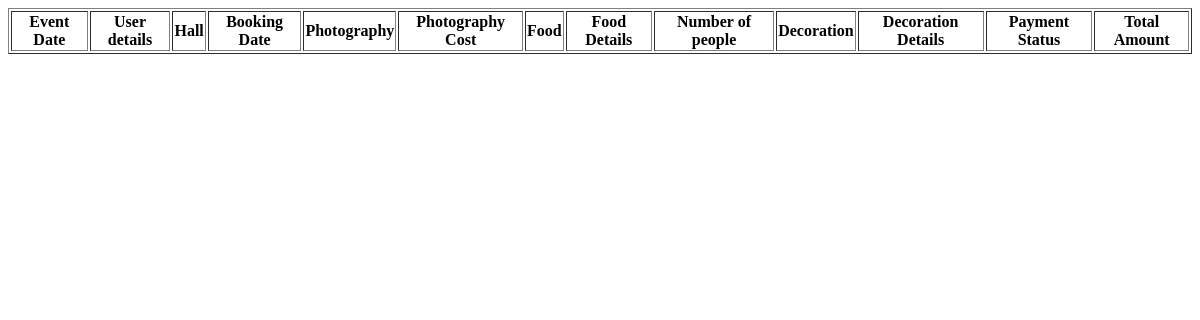
The page /adminviewbooking on the database as committed earlier.
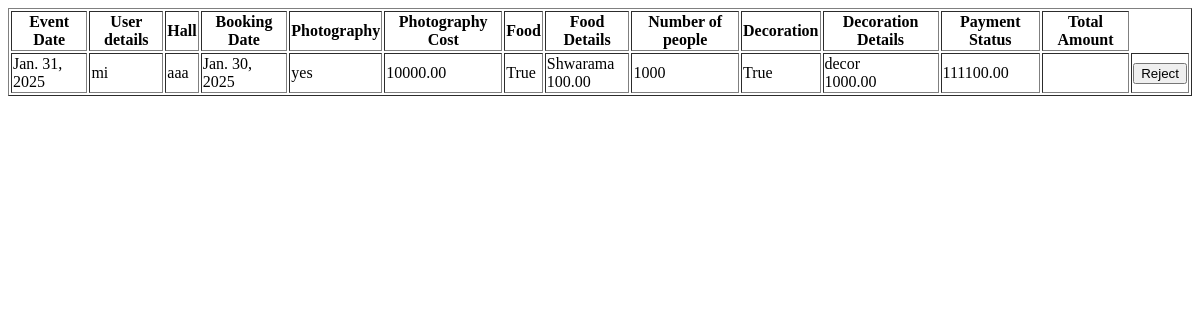
The same page on the database as committed later.
### app/models.py (models this page shows)
class Bookings(models.Model):
    event_date=models.DateField(null=True)
    event_status=models.CharField(max_length=100,null=True,default='pending')
    user_id=models.ForeignKey(User,on_delete=models.CASCADE)
    hall_id=models.ForeignKey(Halls,on_delete=models.CASCADE)
    booking_date=models.DateField(auto_now_add=True)
    payment_status=models.CharField(max_length=100)
    photography=models.CharField(max_length=100,null=True,blank=True)
    food=models.ForeignKey(Food,on_delete=models.CASCADE)
    food_value=models.BooleanField(null=True,blank=True)
    no_of_people=models.IntegerField(null=True,blank=True)
    decoration=models.ForeignKey(Decoration,on_delete=models.CASCADE)
    decoration_value=models.BooleanField(null=True,blank=True)
    photography_cost=models.DecimalField(max_digits=10,decimal_places=2)
    total_payment=models.DecimalField(max_digits=10,decimal_places=2)

class Halls(models.Model):
    hall_name=models.CharField(max_length=100)
    location=models.CharField(max_length=200,null=True,blank=True)
    capacity=models.IntegerField()
    price_per_day=models.DecimalField(max_digits=10,decimal_places=2)
    photo_url=models.FileField()
    hall_description=models.TextField(null=True,blank=True)

class Food(models.Model):
    food_name=models.CharField(max_length=100,null=True)
    food_image=models.ImageField(upload_to='image/')
    food_price=models.DecimalField(max_digits=10,decimal_places=2)

class Decoration(models.Model):
    decoration_name=models.CharField(max_length=100,null=True)
    decoration_image=models.ImageField(upload_to='image/')
    decoration_price=models.DecimalField(max_digits=10,decimal_places=2)

### app/views.py (the view)
# urls.py: path('adminviewbooking',views.admin_view_booking,name='adminviewbooking'),
def admin_view_booking(request):
    book=Bookings.objects.all()
    return render(request,'admin_view_booking.html',{'data':book})

### Template/admin_view_booking.html (shortened to what this page needs)
<!DOCTYPE html>
<html lang="en">
<head>
</head>
<body>
    <table border="1">
        <tr>
            <th>Event Date</th>
            <th>User details</th>
            <th>Hall</th>
            <th>Booking Date</th>
            <th>Photography</th>
            <th>Photography Cost</th>
            <th>Food</th>
            <th>Food Details</th>
            <th>Number of people</th>
            <th>Decoration</th>
            <th>Decoration Details</th>
            <th>Payment Status</th>
            <th>Total Amount</th>
        </tr>
        {% for x in data %}
        <tr>
            <td>{{x.event_date}}</td>
            <td>{{x.user_id.first_name}}</td>
            <td>{{x.hall_id.hall_name}}</td>
            <td>{{x.booking_date}}</td>
            <td>{{x.photography}}</td>
            <td>{{x.photography_cost}}</td>
            <td>{{x.food_value}}</td>
            <td>{{x.food.food_name}} <br> {{x.food.food_price}}</td>
            <td>{{x.no_of_people}}</td>
            <td>{{x.decoration_value}}</td>
            <td>{{x.decoration.decoration_name}} <br> {{x.decoration.decoration_price}}</td>
            <td>{{x.total_payment}}</td>
            <td>{{x.payment_status}}</td>
            <td>
                <form action="{% url 'acceptrejectbooking' id=x.id %}" method="post">
                    {% if x.event_status == 'pending' %}
                    <input type="submit" value="Accept" name="Status">
                    <input type="submit" value="Reject" name="Status">
                    {% elif x.event_status == 'Accept' %}
                    <input type="submit" value="Reject" name="Status">
                    {% else %}
                    <input type="submit" value="Accept" name="Status">
                    {% endif %}
                </form>
            </td>
        </tr>
        {% endfor %}
    </table>
</body>
</html>

Rows that differ between the two databases and show on the page:
added Bookings: event_date "Jan. 31, 2025", user_id.first_name "mi", hall_id.hall_name "aaa", booking_date "Jan. 30, 2025", photography "yes", photography_cost "10000.00", food_value "True", food.food_name "Shwarama", food.food_price "100.00", no_of_people "1000", decoration_value "True", decoration.decoration_name "decor", decoration.decoration_price "1000.00", total_payment "111100.00"
